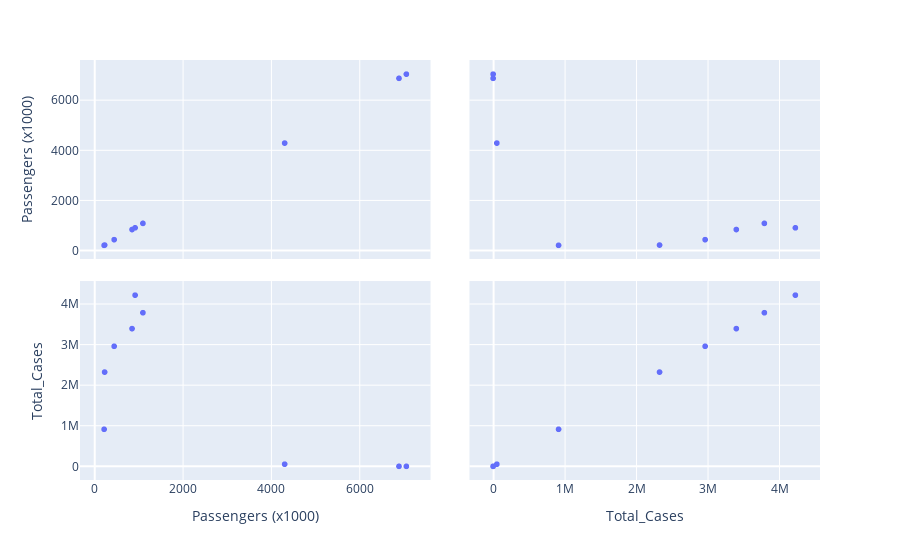

This figure's notebook cell:
### Code cell
fig = px.scatter_matrix(comp[['Passengers (x1000)',
                             'Total_Cases']])
fig.show()

### Figure 1 — Plotly figure (JSON) as saved in the notebook; plotly's stock layout.template omitted (floating-point values rounded to 4 significant figures)
{"data": [{"dimensions": [{"axis": {"matches": true}, "label": "Passengers (x1000)", "values": [7056, 6889, 4300, 213, 224, 440, 845, 1091, 914]}, {"axis": {"matches": true}, "label": "Total_Cases", "values": [4, 85, 52013, 915605, 2328227, 2966043, 3402566, 3795008, 4228847]}], "hovertemplate": "%{xaxis.title.text}=%{x}<br>%{yaxis.title.text}=%{y}<extra></extra>", "legendgroup": "", "marker": {"color": "#636efa", "symbol": "circle"}, "name": "", "showlegend": false, "type": "splom"}], "layout": {"dragmode": "select", "legend": {"tracegroupgap": 0}, "margin": {"t": 60}}}
